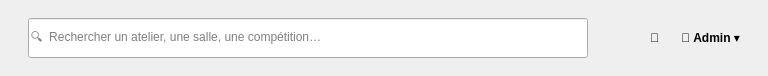
            <widget class="QFrame" name="topbarAtelier">
             <property name="minimumSize">
              <size>
               <width>0</width>
               <height>76</height>
              </size>
             </property>
             <property name="maximumSize">
              <size>
               <width>16777215</width>
               <height>76</height>
              </size>
             </property>
             <layout class="QHBoxLayout" name="topbarLayoutAtelier">
              <property name="spacing">
               <number>22</number>
              </property>
              <property name="leftMargin">
               <number>28</number>
              </property>
              <property name="topMargin">
               <number>0</number>
              </property>
              <property name="rightMargin">
               <number>28</number>
              </property>
              <property name="bottomMargin">
               <number>0</number>
              </property>
              <item>
               <widget class="QLineEdit" name="topSearchAtelier">
                <property name="placeholderText">
                 <string>🔍  Rechercher un atelier, une salle, une compétition…</string>
                </property>
                <property name="minimumSize">
                 <size>
                  <width>560</width>
                  <height>40</height>
                 </size>
                </property>
                <property name="maximumSize">
                 <size>
                  <width>560</width>
                  <height>40</height>
                 </size>
                </property>
               </widget>
              </item>
              <item>
               <spacer name="topSp">
                <property name="orientation">
                 <enum>Qt::Horizontal</enum>
                </property>
                <property name="sizeHint" stdset="0">
                 <size>
                  <width>40</width>
                  <height>20</height>
                 </size>
                </property>
               </spacer>
              </item>
              <item>
               <widget class="QLabel" name="bellAtelier">
                <property name="text">
                 <string>🔔</string>
                </property>
               </widget>
              </item>
              <item>
               <widget class="QLabel" name="adminAtelier">
                <property name="text">
                 <string>👤  &lt;b&gt;Admin&lt;/b&gt;  ▾</string>
                </property>
               </widget>
              </item>
             </layout>
            </widget>
